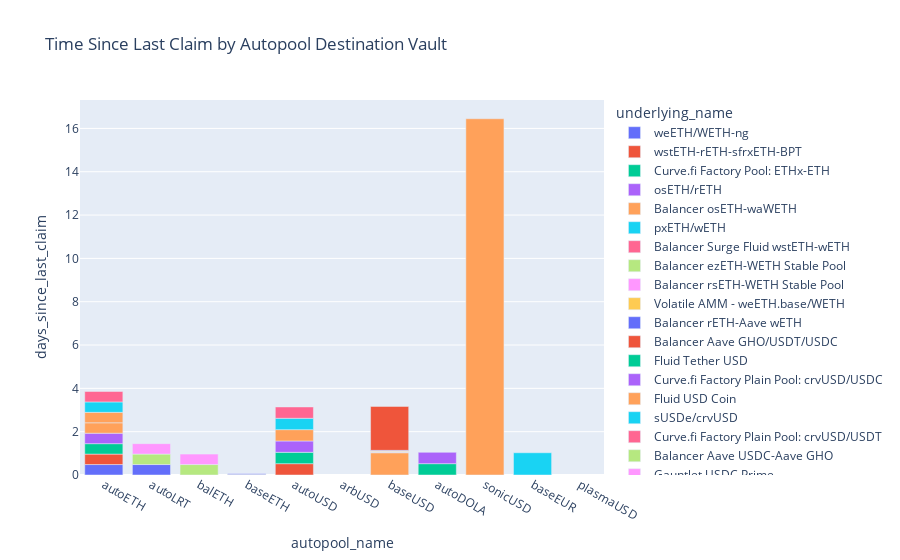

The notebook cell saved with this chart:
### Code cell
px.bar(
    full_sub_df,
    x="autopool_name",
    y="days_since_last_claim",
    color="underlying_name",
    title="Time Since Last Claim by Autopool Destination Vault",
)

### Figure 1 — Plotly figure (JSON) as saved in the notebook; plotly's stock layout.template omitted (floating-point values rounded to 4 significant figures)
{"data": [{"alignmentgroup": "True", "hovertemplate": "underlying_name=weETH/WETH-ng<br>autopool_name=%{x}<br>days_since_last_claim=%{y}<extra></extra>", "legendgroup": "weETH/WETH-ng", "marker": {"color": "#636efa", "pattern": {"shape": ""}}, "name": "weETH/WETH-ng", "offsetgroup": "weETH/WETH-ng", "orientation": "v", "showlegend": true, "textposition": "auto", "type": "bar", "x": ["autoETH", "autoLRT"], "xaxis": "x", "y": [0.482, 0.482], "yaxis": "y"}, {"alignmentgroup": "True", "hovertemplate": "underlying_name=wstETH-rETH-sfrxETH-BPT<br>autopool_name=%{x}<br>days_since_last_claim=%{y}<extra></extra>", "legendgroup": "wstETH-rETH-sfrxETH-BPT", "marker": {"color": "#EF553B", "pattern": {"shape": ""}}, "name": "wstETH-rETH-sfrxETH-BPT", "offsetgroup": "wstETH-rETH-sfrxETH-BPT", "orientation": "v", "showlegend": true, "textposition": "auto", "type": "bar", "x": ["autoETH"], "xaxis": "x", "y": [0.482], "yaxis": "y"}, {"alignmentgroup": "True", "hovertemplate": "underlying_name=Curve.fi Factory Pool: ETHx-ETH<br>autopool_name=%{x}<br>days_since_last_claim=%{y}<extra></extra>", "legendgroup": "Curve.fi Factory Pool: ETHx-ETH", "marker": {"color": "#00cc96", "pattern": {"shape": ""}}, "name": "Curve.fi Factory Pool: ETHx-ETH", "offsetgroup": "Curve.fi Factory Pool: ETHx-ETH", "orientation": "v", "showlegend": true, "textposition": "auto", "type": "bar", "x": ["autoETH"], "xaxis": "x", "y": [0.482], "yaxis": "y"}, {"alignmentgroup": "True", "hovertemplate": "underlying_name=osETH/rETH<br>autopool_name=%{x}<br>days_since_last_claim=%{y}<extra></extra>", "legendgroup": "osETH/rETH", "marker": {"color": "#ab63fa", "pattern": {"shape": ""}}, "name": "osETH/rETH", "offsetgroup": "osETH/rETH", "orientation": "v", "showlegend": true, "textposition": "auto", "type": "bar", "x": ["autoETH"], "xaxis": "x", "y": [0.482], "yaxis": "y"}, {"alignmentgroup": "True", "hovertemplate": "underlying_name=Balancer osETH-waWETH<br>autopool_name=%{x}<br>days_since_last_claim=%{y}<extra></extra>", "legendgroup": "Balancer osETH-waWETH", "marker": {"color": "#FFA15A", "pattern": {"shape": ""}}, "name": "Balancer osETH-waWETH", "offsetgroup": "Balancer osETH-waWETH", "orientation": "v", "showlegend": true, "textposition": "auto", "type": "bar", "x": ["autoETH", "autoETH"], "xaxis": "x", "y": [0.482, 0.482], "yaxis": "y"}, {"alignmentgroup": "True", "hovertemplate": "underlying_name=pxETH/wETH<br>autopool_name=%{x}<br>days_since_last_claim=%{y}<extra></extra>", "legendgroup": "pxETH/wETH", "marker": {"color": "#19d3f3", "pattern": {"shape": ""}}, "name": "pxETH/wETH", "offsetgroup": "pxETH/wETH", "orientation": "v", "showlegend": true, "textposition": "auto", "type": "bar", "x": ["autoETH"], "xaxis": "x", "y": [0.482], "yaxis": "y"}, {"alignmentgroup": "True", "hovertemplate": "underlying_name=Balancer Surge Fluid wstETH-wETH<br>autopool_name=%{x}<br>days_since_last_claim=%{y}<extra></extra>", "legendgroup": "Balancer Surge Fluid wstETH-wETH", "marker": {"color": "#FF6692", "pattern": {"shape": ""}}, "name": "Balancer Surge Fluid wstETH-wETH", "offsetgroup": "Balancer Surge Fluid wstETH-wETH", "orientation": "v", "showlegend": true, "textposition": "auto", "type": "bar", "x": ["autoETH"], "xaxis": "x", "y": [0.482], "yaxis": "y"}, {"alignmentgroup": "True", "hovertemplate": "underlying_name=Balancer ezETH-WETH Stable Pool<br>autopool_name=%{x}<br>days_since_last_claim=%{y}<extra></extra>", "legendgroup": "Balancer ezETH-WETH Stable Pool", "marker": {"color": "#B6E880", "pattern": {"shape": ""}}, "name": "Balancer ezETH-WETH Stable Pool", "offsetgroup": "Balancer ezETH-WETH Stable Pool", "orientation": "v", "showlegend": true, "textposition": "auto", "type": "bar", "x": ["balETH", "autoLRT"], "xaxis": "x", "y": [0.482, 0.482], "yaxis": "y"}, {"alignmentgroup": "True", "hovertemplate": "underlying_name=Balancer rsETH-WETH Stable Pool<br>autopool_name=%{x}<br>days_since_last_claim=%{y}<extra></extra>", "legendgroup": "Balancer rsETH-WETH Stable Pool", "marker": {"color": "#FF97FF", "pattern": {"shape": ""}}, "name": "Balancer rsETH-WETH Stable Pool", "offsetgroup": "Balancer rsETH-WETH Stable Pool", "orientation": "v", "showlegend": true, "textposition": "auto", "type": "bar", "x": ["balETH", "autoLRT"], "xaxis": "x", "y": [0.482, 0.482], "yaxis": "y"}, {"alignmentgroup": "True", "hovertemplate": "underlying_name=Volatile AMM - weETH.base/WETH<br>autopool_name=%{x}<br>days_since_last_claim=%{y}<extra></extra>", "legendgroup": "Volatile AMM - weETH.base/WETH", "marker": {"color": "#FECB52", "pattern": {"shape": ""}}, "name": "Volatile AMM - weETH.base/WETH", "offsetgroup": "Volatile AMM - weETH.base/WETH", "orientation": "v", "showlegend": true, "textposition": "auto", "type": "bar", "x": ["baseETH"], "xaxis": "x", "y": [0.02797], "yaxis": "y"}, {"alignmentgroup": "True", "hovertemplate": "underlying_name=Balancer rETH-Aave wETH<br>autopool_name=%{x}<br>days_since_last_claim=%{y}<extra></extra>", "legendgroup": "Balancer rETH-Aave wETH", "marker": {"color": "#636efa", "pattern": {"shape": ""}}, "name": "Balancer rETH-Aave wETH", "offsetgroup": "Balancer rETH-Aave wETH", "orientation": "v", "showlegend": true, "textposition": "auto", "type": "bar", "x": ["baseETH"], "xaxis": "x", "y": [0.02797], "yaxis": "y"}, {"alignmentgroup": "True", "hovertemplate": "underlying_name=Balancer Aave GHO/USDT/USDC<br>autopool_name=%{x}<br>days_since_last_claim=%{y}<extra></extra>", "legendgroup": "Balancer Aave GHO/USDT/USDC", "marker": {"color": "#EF553B", "pattern": {"shape": ""}}, "name": "Balancer Aave GHO/USDT/USDC", "offsetgroup": "Balancer Aave GHO/USDT/USDC", "orientation": "v", "showlegend": true, "textposition": "auto", "type": "bar", "x": ["autoUSD", "arbUSD"], "xaxis": "x", "y": [0.5236, null], "yaxis": "y"}, {"alignmentgroup": "True", "hovertemplate": "underlying_name=Fluid Tether USD<br>autopool_name=%{x}<br>days_since_last_claim=%{y}<extra></extra>", "legendgroup": "Fluid Tether USD", "marker": {"color": "#00cc96", "pattern": {"shape": ""}}, "name": "Fluid Tether USD", "offsetgroup": "Fluid Tether USD", "orientation": "v", "showlegend": true, "textposition": "auto", "type": "bar", "x": ["autoUSD"], "xaxis": "x", "y": [0.5236], "yaxis": "y"}, {"alignmentgroup": "True", "hovertemplate": "underlying_name=Curve.fi Factory Plain Pool: crvUSD/USDC<br>autopool_name=%{x}<br>days_since_last_claim=%{y}<extra></extra>", "legendgroup": "Curve.fi Factory Plain Pool: crvUSD/USDC", "marker": {"color": "#ab63fa", "pattern": {"shape": ""}}, "name": "Curve.fi Factory Plain Pool: crvUSD/USDC", "offsetgroup": "Curve.fi Factory Plain Pool: crvUSD/USDC", "orientation": "v", "showlegend": true, "textposition": "auto", "type": "bar", "x": ["autoUSD"], "xaxis": "x", "y": [0.5236], "yaxis": "y"}, {"alignmentgroup": "True", "hovertemplate": "underlying_name=Fluid USD Coin<br>autopool_name=%{x}<br>days_since_last_claim=%{y}<extra></extra>", "legendgroup": "Fluid USD Coin", "marker": {"color": "#FFA15A", "pattern": {"shape": ""}}, "name": "Fluid USD Coin", "offsetgroup": "Fluid USD Coin", "orientation": "v", "showlegend": true, "textposition": "auto", "type": "bar", "x": ["autoUSD", "baseUSD"], "xaxis": "x", "y": [0.5236, 1.028], "yaxis": "y"}, {"alignmentgroup": "True", "hovertemplate": "underlying_name=sUSDe/crvUSD<br>autopool_name=%{x}<br>days_since_last_claim=%{y}<extra></extra>", "legendgroup": "sUSDe/crvUSD", "marker": {"color": "#19d3f3", "pattern": {"shape": ""}}, "name": "sUSDe/crvUSD", "offsetgroup": "sUSDe/crvUSD", "orientation": "v", "showlegend": true, "textposition": "auto", "type": "bar", "x": ["autoUSD"], "xaxis": "x", "y": [0.5236], "yaxis": "y"}, {"alignmentgroup": "True", "hovertemplate": "underlying_name=Curve.fi Factory Plain Pool: crvUSD/USDT<br>autopool_name=%{x}<br>days_since_last_claim=%{y}<extra></extra>", "legendgroup": "Curve.fi Factory Plain Pool: crvUSD/USDT", "marker": {"color": "#FF6692", "pattern": {"shape": ""}}, "name": "Curve.fi Factory Plain Pool: crvUSD/USDT", "offsetgroup": "Curve.fi Factory Plain Pool: crvUSD/USDT", "orientation": "v", "showlegend": true, "textposition": "auto", "type": "bar", "x": ["autoUSD"], "xaxis": "x", "y": [0.5236], "yaxis": "y"}, {"alignmentgroup": "True", "hovertemplate": "underlying_name=Balancer Aave USDC-Aave GHO<br>autopool_name=%{x}<br>days_since_last_claim=%{y}<extra></extra>", "legendgroup": "Balancer Aave USDC-Aave GHO", "marker": {"color": "#B6E880", "pattern": {"shape": ""}}, "name": "Balancer Aave USDC-Aave GHO", "offsetgroup": "Balancer Aave USDC-Aave GHO", "orientation": "v", "showlegend": true, "textposition": "auto", "type": "bar", "x": ["baseUSD"], "xaxis": "x", "y": [0.02762], "yaxis": "y"}, {"alignmentgroup": "True", "hovertemplate": "underlying_name=Gauntlet USDC Prime<br>autopool_name=%{x}<br>days_since_last_claim=%{y}<extra></extra>", "legendgroup": "Gauntlet USDC Prime", "marker": {"color": "#FF97FF", "pattern": {"shape": ""}}, "name": "Gauntlet USDC Prime", "offsetgroup": "Gauntlet USDC Prime", "orientation": "v", "showlegend": true, "textposition": "auto", "type": "bar", "x": ["baseUSD", "arbUSD"], "xaxis": "x", "y": [0.02762, null], "yaxis": "y"}, {"alignmentgroup": "True", "hovertemplate": "underlying_name=Gauntlet USDC Core<br>autopool_name=%{x}<br>days_since_last_claim=%{y}<extra></extra>", "legendgroup": "Gauntlet USDC Core", "marker": {"color": "#FECB52", "pattern": {"shape": ""}}, "name": "Gauntlet USDC Core", "offsetgroup": "Gauntlet USDC Core", "orientation": "v", "showlegend": true, "textposition": "auto", "type": "bar", "x": ["baseUSD", "arbUSD"], "xaxis": "x", "y": [0.02762, null], "yaxis": "y"}, {"alignmentgroup": "True", "hovertemplate": "underlying_name=Seamless USDC Vault<br>autopool_name=%{x}<br>days_since_last_claim=%{y}<extra></extra>", "legendgroup": "Seamless USDC Vault", "marker": {"color": "#636efa", "pattern": {"shape": ""}}, "name": "Seamless USDC Vault", "offsetgroup": "Seamless USDC Vault", "orientation": "v", "showlegend": true, "textposition": "auto", "type": "bar", "x": ["baseUSD"], "xaxis": "x", "y": [0.02762], "yaxis": "y"}, {"alignmentgroup": "True", "hovertemplate": "underlying_name=Moonwell Flagship USDC<br>autopool_name=%{x}<br>days_since_last_claim=%{y}<extra></extra>", "legendgroup": "Moonwell Flagship USDC", "marker": {"color": "#EF553B", "pattern": {"shape": ""}}, "name": "Moonwell Flagship USDC", "offsetgroup": "Moonwell Flagship USDC", "orientation": "v", "showlegend": true, "textposition": "auto", "type": "bar", "x": ["baseUSD"], "xaxis": "x", "y": [2.028], "yaxis": "y"}, {"alignmentgroup": "True", "hovertemplate": "underlying_name=SaveDola<br>autopool_name=%{x}<br>days_since_last_claim=%{y}<extra></extra>", "legendgroup": "SaveDola", "marker": {"color": "#00cc96", "pattern": {"shape": ""}}, "name": "SaveDola", "offsetgroup": "SaveDola", "orientation": "v", "showlegend": true, "textposition": "auto", "type": "bar", "x": ["autoDOLA"], "xaxis": "x", "y": [0.5232], "yaxis": "y"}, {"alignmentgroup": "True", "hovertemplate": "underlying_name=reUSD/sDola<br>autopool_name=%{x}<br>days_since_last_claim=%{y}<extra></extra>", "legendgroup": "reUSD/sDola", "marker": {"color": "#ab63fa", "pattern": {"shape": ""}}, "name": "reUSD/sDola", "offsetgroup": "reUSD/sDola", "orientation": "v", "showlegend": true, "textposition": "auto", "type": "bar", "x": ["autoDOLA"], "xaxis": "x", "y": [0.5232], "yaxis": "y"}, {"alignmentgroup": "True", "hovertemplate": "underlying_name=2Pool<br>autopool_name=%{x}<br>days_since_last_claim=%{y}<extra></extra>", "legendgroup": "2Pool", "marker": {"color": "#FFA15A", "pattern": {"shape": ""}}, "name": "2Pool", "offsetgroup": "2Pool", "orientation": "v", "showlegend": true, "textposition": "auto", "type": "bar", "x": ["sonicUSD"], "xaxis": "x", "y": [16.45], "yaxis": "y"}, {"alignmentgroup": "True", "hovertemplate": "underlying_name=Fluid EURC<br>autopool_name=%{x}<br>days_since_last_claim=%{y}<extra></extra>", "legendgroup": "Fluid EURC", "marker": {"color": "#19d3f3", "pattern": {"shape": ""}}, "name": "Fluid EURC", "offsetgroup": "Fluid EURC", "orientation": "v", "showlegend": true, "textposition": "auto", "type": "bar", "x": ["baseEUR"], "xaxis": "x", "y": [1.027], "yaxis": "y"}, {"alignmentgroup": "True", "hovertemplate": "underlying_name=Steakhouse High Yield USDC<br>autopool_name=%{x}<br>days_since_last_claim=%{y}<extra></extra>", "legendgroup": "Steakhouse High Yield USDC", "marker": {"color": "#FF6692", "pattern": {"shape": ""}}, "name": "Steakhouse High Yield USDC", "offsetgroup": "Steakhouse High Yield USDC", "orientation": "v", "showlegend": true, "textposition": "auto", "type": "bar", "x": ["arbUSD"], "xaxis": "x", "y": [null], "yaxis": "y"}, {"alignmentgroup": "True", "hovertemplate": "underlying_name=Fluid USDT0<br>autopool_name=%{x}<br>days_since_last_claim=%{y}<extra></extra>", "legendgroup": "Fluid USDT0", "marker": {"color": "#B6E880", "pattern": {"shape": ""}}, "name": "Fluid USDT0", "offsetgroup": "Fluid USDT0", "orientation": "v", "showlegend": true, "textposition": "auto", "type": "bar", "x": ["plasmaUSD"], "xaxis": "x", "y": [null], "yaxis": "y"}, {"alignmentgroup": "True", "hovertemplate": "underlying_name=Ethena Surge sUSDe-waUSDT0<br>autopool_name=%{x}<br>days_since_last_claim=%{y}<extra></extra>", "legendgroup": "Ethena Surge sUSDe-waUSDT0", "marker": {"color": "#FF97FF", "pattern": {"shape": ""}}, "name": "Ethena Surge sUSDe-waUSDT0", "offsetgroup": "Ethena Surge sUSDe-waUSDT0", "orientation": "v", "showlegend": true, "textposition": "auto", "type": "bar", "x": ["plasmaUSD"], "xaxis": "x", "y": [null], "yaxis": "y"}], "layout": {"barmode": "relative", "legend": {"title": {"text": "underlying_name"}, "tracegroupgap": 0}, "title": {"text": "Time Since Last Claim by Autopool Destination Vault"}, "xaxis": {"anchor": "y", "domain": [0, 1], "title": {"text": "autopool_name"}}, "yaxis": {"anchor": "x", "domain": [0, 1], "title": {"text": "days_since_last_claim"}}}}
